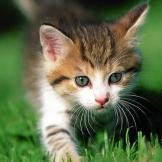
#> input picture Photos_test/chat1.jpg, 162 x 162 px
$ python essai1Main.py   (older library calls are emulated)
#> lines starting #> are read from the running program, lines starting #| are printed output that depends on the picture
### code/essai1Functions.py
#!/usr/bin/python3
# 2020 - IMSI - Projet Traitement des images
# Arthur Savio - Félix Cloup - Yoann Ruiz - Maxime Lesaffre - Alexis Teste
# Fonctions


# Import des librairies nécessaires
import cv2
from time import time
import numpy as np

from skimage.util.shape import *
from operator import mul, sub
from math import floor, sqrt, log10
import sys
from scipy.sparse.linalg import svds
from scipy.stats import chi2
from skimage.util import pad
import timeit
from functools import reduce
import matplotlib.pyplot as plt
from random import randint
import scipy.misc


colors = [0, 1, 2]


class Patch():
	def __init__(self, image, x=None, y=None, size_patch=20):
		if type(image) is list:
			nb_images = len(image)
			self.image_index = randint(0, nb_images - 1)
			self.image = image[self.image_index]
		else:
			self.image_index = 0
			self.image = image

		self.image_shape = np.shape(self.image)

		self.size = size_patch
		self.x = x if ((x is not None) and (x >= 0) and (
			x <= self.image_shape[0] - self.size)) else randint(0, self.image_shape[0] - self.size)
		self.y = y if ((y is not None) and (y >= 0) and (
			y <= self.image_shape[1] - self.size)) else randint(0, self.image_shape[1] - self.size)

		self.image = self.image[self.x:self.x +
								self.size, self.y: self.y + self.size, :]
		self.image_to_vector()

		self.hists = [np.histogram(self.vector[color], bins=np.arange(-2, 2, 0.1), density=True)[
			0] for color in colors]

	def image_to_vector(self):
		vector = self.image
		self.mean = [vector[:, :, color].mean() for color in colors]
		self.std = [vector[:, :, color].std() for color in colors]
		self.vector = [np.reshape((vector[:, :, color] - self.mean[color]) /
								  self.std[color], (1, self.size ** 2)) for color in colors]

	# [29 lines left out: functions vector_to_image, show, show_hists, not called in this run]

	def encode(self, dicts, sparsity=1):
		self.vector = [omp(dicts[color], self.vector[color], sparsity)
					   for color in colors]

	def decode(self, dicts):
		self.vector = [np.matmul(dicts[color], self.vector[color])
					   for color in colors]


class Patch_collection():
	def __init__(self, im, nb=1000, size_patch=32):
		self.size = size_patch
		self.nb = nb
		self.im = im
		self.size_image = np.shape(self.im)
		self.patches = []

	def _diff_hists(self, patch1, patch2):
		hists2 = patch2.hists
		hists1 = patch1.hists
		diff = 0
		for hist1, hist2 in zip(hists1, hists2):
			for val1, val2 in zip(hist1, hist2):
				diff += (val1 - val2) ** 2
		return (sqrt(diff) / self.size)

	def _pick_patches(self):
		for i in range(self.nb - len(self.patches)):
			self.patches.append(Patch(self.im, size_patch=self.size))

	def _clear_patches(self, threshold=0.1):
		patches = self.patches
		self.patches = [patches[0]]
		for new_patch in patches:
			is_different = True
			for patch in self.patches:
				if self._diff_hists(new_patch, patch) < threshold:
					is_different = False
					break
			if is_different:
				self.patches.append(new_patch)

	def select_patches(self, nb_iter=10, fill=False, threshold=0.1):
		while nb_iter > 0 and len(self.patches) < self.nb:
			self._pick_patches()
			self._clear_patches(threshold)
			nb_iter -= 1
		if fill:
			self._pick_patches()
		self.sort_patches()
		"""for patch in self.patches:
			patch.show()
			patch.show_hists()"""

	def sort_patches(self):
		self.patches.sort(key=lambda patch: sum(patch.std), reverse=True)

	# [20 lines left out: function grid_patches, not called in this run]

	def reconstruct_image(self):
			# [r, g, b, counter]
			image = np.full(
				(self.size_image[1], self.size_image[2], 4), 0, dtype=np.float64)
			for patch in self.patches:
				patch.vector_to_image()
				for x in range(self.size):
					for y in range(self.size):
						image[patch.x + x, patch.y + y][:3] += patch.image[x, y]
						image[patch.x + x, patch.y + y][3] += 1
			image_return = np.zeros(
				(self.size_image[1], self.size_image[2], 3), dtype=np.float64)
			for x in range(self.size_image[1]):
				for y in range(self.size_image[2]):
					#image_return[x, y] = image[x, y][:3] / image[x, y][3]
					image_return[x, y] = np.divide(image[x, y][:3], image[x, y][3], where=image[x, y][3]!=0)

			return image_return

	def encode(self, dicts, sparsity=1):
		for patch in self.patches:
			patch.encode(dicts, sparsity)

	def decode(self, dicts):
		for patch in self.patches:
			patch.decode(dicts)

	# [22 lines left out: functions split_channels, patch_matrix_windows, not called in this run]


#-------------------------------------------------------------------------------------------------------------------#
#------------------------------------------------- K-SVD ALGORITHM -------------------------------------------------#
#-------------------------------------------------------------------------------------------------------------------#

def new_k_svd(matrix_y, algorithm, sigma=10, n_iter=5, learning_ratio=1, approx='yes'):
	## matrix_y = patches doit etre numpy.ndarray
	new_patches = np.array(matrix_y.vector)
	print(new_patches.shape)
	new_patches = new_patches.reshape((new_patches.shape[0],new_patches.shape[2]))
	matrix_y = new_patches#matrix_y.reshape((matrix_y.shape[0],matrix_y.shape[2])) # reshape, on doit avoir un tab 2D et non 3D

	k = int(learning_ratio*matrix_y.shape[1])
	indexes = np.random.random_integers(0, matrix_y.shape[1]-1, k)
	basis = matrix_y[:, indexes]
	basis /= np.sum(basis.T.dot(basis), axis=-1)

	print('Shape of dictionary : ' + str(basis.shape) + '\n')

	phi = basis
	#print(type(phi)) # doit etre numpy.ndarray

	phi_temp = phi
	matrix_sparse = np.zeros((phi.T.dot(matrix_y)).shape)

	print('\nK-SVD, with residual criterion.')
	print('-------------------------------')

	for k in range(n_iter):
		print("Stage " + str(k+1) + "/" + str(n_iter) + "...")

		def sparse_coding(f):
			t = f+1
			sys.stdout.write("\r- Sparse coding : Channel %d" % t)
			sys.stdout.flush()
			return algorithm(phi_temp, matrix_y[:, f], sigma)[0]

		sparse_rep = list(map(sparse_coding, range(matrix_y.shape[1])))
		matrix_sparse = np.array(sparse_rep).T
		count = 1

		updating_range = phi.shape[1]

		for j in range(updating_range):
			r = floor(count/float(updating_range)*100)
			sys.stdout.write("\r- Dictionary updating : %d%%" % r)
			sys.stdout.flush()
			if approx == 'yes':
				phi_temp, matrix_sparse = approx_update(phi_temp, matrix_y, matrix_sparse, j)
			else:
				phi_temp, matrix_sparse = dict_update(phi_temp, matrix_y, matrix_sparse, j)
			count += 1
		print('\r- Dictionary updating complete.\n')

	return phi_temp, matrix_sparse


#-------------------------------------------------------------------------------------------------------------------#
#------------------------------------------ APPROXIMATION PURSUIT METHOD : -----------------------------------------#
#------------------------------------- MULTI-CHANNEL ORTHOGONAL MATCHING PURSUIT -----------------------------------#
#-------------------------------------------------------------------------------------------------------------------#

def single_channel_omp(phi, vect_y, sigma):

	vect_sparse = np.zeros(phi.shape[1])
	res = np.linalg.norm(vect_y)
	atoms_list = []

	while res/sigma > sqrt(chi2.ppf(0.995, vect_y.shape[0] - 1)) \
			and len(atoms_list) < phi.shape[1]:
		vect_c = phi.T.dot(vect_y - phi.dot(vect_sparse))
		i_0 = np.argmax(np.abs(vect_c))
		atoms_list.append(i_0)
		vect_sparse[i_0] += vect_c[i_0]

		# Orthogonal projection.
		index = np.where(vect_sparse)[0]
		vect_sparse[index] = np.linalg.pinv(phi[:, index]).dot(vect_y)
		res = np.linalg.norm(vect_y - phi.dot(vect_sparse))

	return vect_sparse, atoms_list


#-------------------------------------------------------------------------------------------------------------------#
#------------------------------------------- DICTIONARY UPDATING METHODS -------------------------------------------#
#-------------------------------------------------------------------------------------------------------------------#


# [14 lines left out: function dict_update, not called in this run]


def approx_update(phi, matrix_y, matrix_sparse, k):
	indexes = np.where(matrix_sparse[k, :] != 0)[0]
	phi_temp = phi

	if len(indexes) > 0:
		phi_temp[:, k] = 0
		vect_g = matrix_sparse[k, indexes].T
		vect_d = (matrix_y - phi_temp.dot(matrix_sparse))[:, indexes].dot(vect_g)
		vect_d /= np.linalg.norm(vect_d)
		vect_g = (matrix_y - phi_temp.dot(matrix_sparse))[:, indexes].T.dot(vect_d)
		phi_temp[:, k] = vect_d
		matrix_sparse[k, indexes] = vect_g.T
	return phi_temp, matrix_sparse


class KSVD():
	def __init__(self,
				 collection_aprentissage=None, collection_aprentissage_im=None, collection_aprentissage_nb=1000, collection_size=32,
				 aprentissage_nb_iter=10, aprentissage_threshold=0.1, aprentissage_fill=False,
				 collection_debruitage=None, collection_debruitage_im=None, collection_debruitage_nb=1000):

		if collection_aprentissage is not None:
			self.collection_aprentissage = collection_aprentissage
		else:
			assert collection_aprentissage_im is not None
			self.collection_aprentissage = Patch_collection(
				collection_aprentissage_im, collection_aprentissage_nb, collection_size
			)
			self.collection_aprentissage.select_patches()

		self.aprentissage_nb_iter = aprentissage_nb_iter
		self.aprentissage_threshold = aprentissage_threshold
		self.aprentissage_fill = aprentissage_fill

		if collection_debruitage is not None:
			self.collection_debruitage = collection_debruitage
		else:
			assert collection_debruitage_im is not None
			self.collection_debruitage = Patch_collection(
				collection_debruitage_im, collection_debruitage_nb, collection_size
			)
			self.collection_debruitage.grid_patches()

		self.create_dict()

	def create_dict(self):
		self.collection_aprentissage.select_patches(
			self.aprentissage_nb_iter, fill=self.aprentissage_fill, threshold=self.aprentissage_threshold)
		patches = self.collection_aprentissage.patches

		self.dicts = [new_k_svd(patches[color], single_channel_omp) for color in colors]

		#self.dicts.sort(key=lambda patch: sum(np.std(patch, axis=1)))

	def encode(self):
		self.collection_debruitage.encode(self.dicts)

	def decode(self):
		self.collection_debruitage.decode(self.dicts)

	def denoise(self, show_output=False, save_output=None):
		self.encode()
		self.decode()
		if show_output:
			img = self.collection_debruitage.reconstruct_image()
			print(img)
			cv2.imshow('denoised image', img)
		if save_output:
			img = self.collection_debruitage.reconstruct_image()
			print(img)
			cv2.imwrite("/test.jpg", img)
			scipy.misc.imsave('test.jpg', img)

### code/essai1Main.py
#!/usr/bin/python3
# 2020 - IMSI - Projet Traitement des images
# Arthur Savio - Félix Cloup - Yoann Ruiz - Maxime Lesaffre - Alexis Teste
# Fonction principale

# Import des fonctions
from essai1Functions import *

start = time()

# Lecture des images
paths = ['./../Photos/2007060208_cam01.jpg', './../Photos/2007060608_cam01.jpg',
         './../Photos/2007060908_cam01.jpg', './../Photos/2007061708_cam01.jpg']
paths_chat = ['./../Photos_test/chat1.jpg', './../Photos_test/chat2.jpg']

images = [cv2.imread(path) for path in paths_chat]
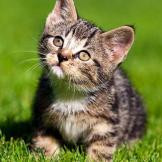
#> input picture Photos_test/chat2.jpg, 162 x 162 px
#> images = 2 items


# Extraction de patchs
coll_learn = Patch_collection(images[0], nb=100, size_patch=32)
#> in __init__, self.im is the input picture: shape (162, 162, 3); mean B, G, R 75.6, 109.2, 98.6
coll_denoise = Patch_collection(images[0], nb=100, size_patch=32)

# Ksvd
ksvd = KSVD(collection_aprentissage=coll_learn, collection_debruitage=coll_denoise)
#> the loop in select_patches, `while nb_iter > 0 and len(self.patches) < self.nb:` made 10 passes
#> pass 1, in __init__, `self.image = self.image[self.x:self.x + self.size, self.y: self.y + se..`:
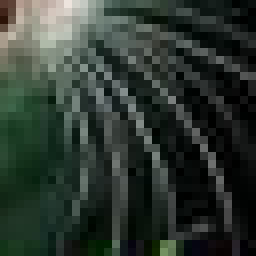
#> self.image: shape (32, 32, 3) (shown 8 times larger); mean B, G, R 48.5, 55.8, 45.9
#> pass 1, in __init__ (call 2), `self.image = self.image[self.x:self.x + self.size, self.y: self.y + se..`:
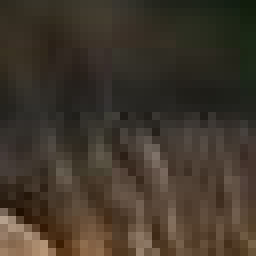
#> self.image: shape (32, 32, 3) (shown 8 times larger); mean B, G, R 43.3, 54.8, 64.2
#> pass 1, in __init__ (call 3), `self.image = self.image[self.x:self.x + self.size, self.y: self.y + se..`:
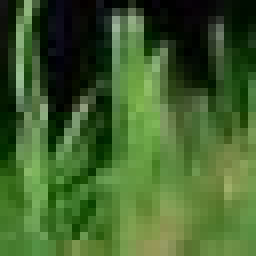
#> self.image: shape (32, 32, 3) (shown 8 times larger); mean B, G, R 44.8, 96.9, 65.3
#> pass 1, in __init__ (call 4), `self.image = self.image[self.x:self.x + self.size, self.y: self.y + se..`:
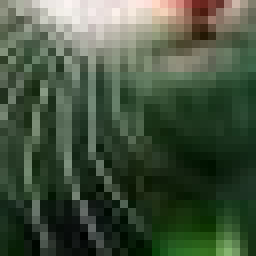
#> self.image: shape (32, 32, 3) (shown 8 times larger); mean B, G, R 62.8, 83.3, 68.4
#| (3, 1, 1024)
#| Shape of dictionary : (3, 1024)
#> the loop in new_k_svd, `for k in range(n_iter):` made 5 passes
#> (printed output is left out)

# Débruitage
ksvd.denoise(show_output=True, save_output=True)


end = time()
print("Temps execution :", round(end-start, 3), "secondes")
